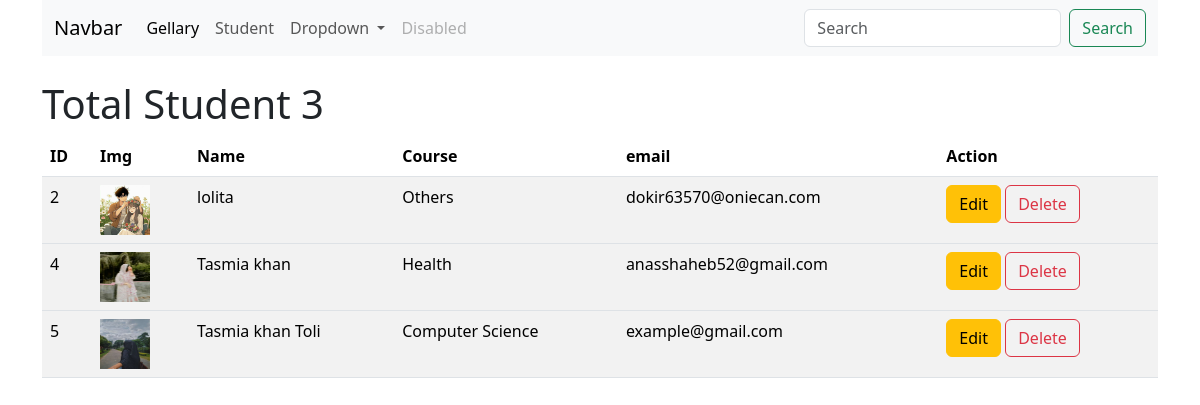
The page /student/studentList/ on the database its author committed.
### student_update/models.py (models this page shows, shortened)
class St_img(models.Model):
    COURSE = (
        ('Mathematics', 'Mathematics'),
        ('Science', 'Science'),
        ('English', 'English'),
        ('History', 'History'),
        ('Geography', 'Geography'),
        ('Computer Science', 'Computer Science'),
        ('Arts', 'Arts'),
        ('Business', 'Business'),
        ('Health', 'Health'),
        ('Others', 'Others')
    )
    name = models.CharField(max_length=100)
    email = models.EmailField(max_length=50)
    phone = models.IntegerField(null=True)
    course = models.CharField(max_length=100, choices=COURSE ,null=True)
    image = models.ImageField(upload_to=st_img, null=False)
    checkbox = models.BooleanField(default=False)
    created_at = models.DateTimeField(auto_now_add=True)
    updated_at = models.DateTimeField(auto_now=True)

### student_update/views.py (the view)
# urls.py: path('studentList/', views.studentList.as_view(), name="studentList"),
class studentList(ListView):
    model = models.St_img
    template_name = 'st_list.html'
    context_object_name = 'student'

### student_update/templates/st_list.html (shortened to what this page needs)
{% extends 'layout.html' %}
{% block content %}
<h1> Total Student {{student|length}}</h1>
<table class="table table-striped">
    <thead>
        <tr>
            <th>ID</th>
            <th>Img</th>
            <th>Name</th>
            <th>Course</th>
            <th>email</th>
            <th>Action</th>
        </tr>
    </thead>
    {% for i in student %}
    <tbody>
        <tr>
            <td>{{i.id}}</td>
            <td><img src="{{ i.image.url }}" alt="{{ i.name }}" width="50" height="50"></td>
            <td>{{i.name}}</td>
            <td>{{i.course}}</td>
            <td>{{i.email}}</td>
            <td><a href="{% url 'update_student' i.id %}" class="btn btn-warning">Edit</a>
                <a href="{% url 'delete_student' i.id %}" class="btn btn-outline-danger">Delete</a>
            </td>
        </tr>
    </tbody>
    {% endfor %}
</table>
{% endblock %}

### rows shown on the page
St_img: id "2", image (picture), name "lolita", course "Others", email "dokir63570@oniecan.com"
St_img: id "4", image (picture), name "Tasmia khan", course "Health", email "anasshaheb52@gmail.com"
St_img: id "5", image (picture), name "Tasmia khan Toli", course "Computer Science", email "example@gmail.com"

### other values the page prints
{{ student|length }} "3"
